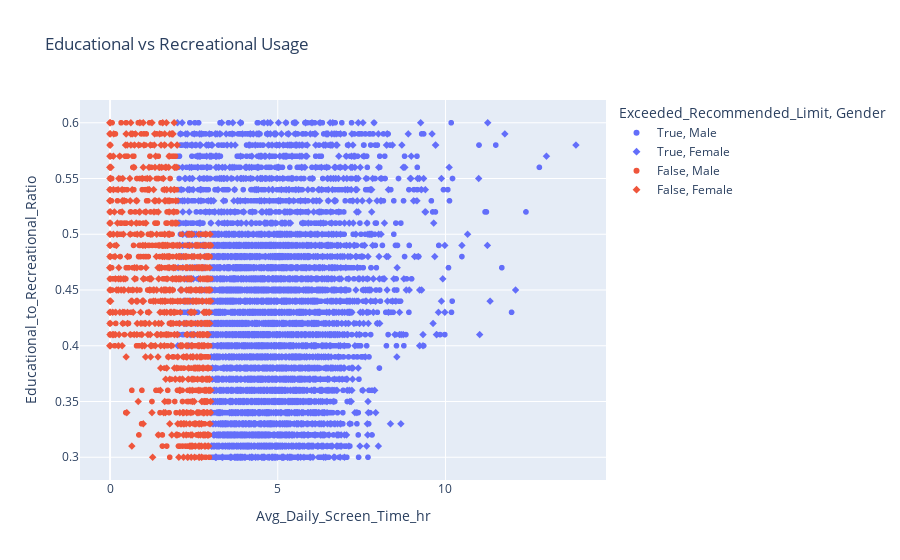

This figure's notebook cell:
### Markdown cell above
## Educational vs Recreational Ratio

### Code cell
fig = px.scatter(df, x='Avg_Daily_Screen_Time_hr', y='Educational_to_Recreational_Ratio',
                 color='Exceeded_Recommended_Limit', symbol='Gender',
                 hover_data=['Age', 'Primary_Device'],
                 title='Educational vs Recreational Usage')
fig.show()

### Figure 1 — Plotly figure (JSON) as saved in the notebook; plotly's stock layout.template omitted (floating-point values rounded to 4 significant figures; data arrays with more than 128 entries replaced by an {"elided": "..."} marker saying what was removed)
{"data": [{"customdata": {"elided": "4276x2 mixed values"}, "hovertemplate": "Exceeded_Recommended_Limit=True<br>Gender=Male<br>Avg_Daily_Screen_Time_hr=%{x}<br>Educational_to_Recreational_Ratio=%{y}<br>Age=%{customdata[0]}<br>Primary_Device=%{customdata[1]}<extra></extra>", "legendgroup": "True, Male", "marker": {"color": "#636efa", "symbol": "circle"}, "mode": "markers", "name": "True, Male", "showlegend": true, "type": "scattergl", "x": {"elided": "4276 float values"}, "xaxis": "x", "y": {"elided": "4276 float values"}, "yaxis": "y"}, {"customdata": {"elided": "4025x2 mixed values"}, "hovertemplate": "Exceeded_Recommended_Limit=True<br>Gender=Female<br>Avg_Daily_Screen_Time_hr=%{x}<br>Educational_to_Recreational_Ratio=%{y}<br>Age=%{customdata[0]}<br>Primary_Device=%{customdata[1]}<extra></extra>", "legendgroup": "True, Female", "marker": {"color": "#636efa", "symbol": "diamond"}, "mode": "markers", "name": "True, Female", "showlegend": true, "type": "scattergl", "x": {"elided": "4025 float values"}, "xaxis": "x", "y": {"elided": "4025 float values"}, "yaxis": "y"}, {"customdata": {"elided": "666x2 mixed values"}, "hovertemplate": "Exceeded_Recommended_Limit=False<br>Gender=Male<br>Avg_Daily_Screen_Time_hr=%{x}<br>Educational_to_Recreational_Ratio=%{y}<br>Age=%{customdata[0]}<br>Primary_Device=%{customdata[1]}<extra></extra>", "legendgroup": "False, Male", "marker": {"color": "#EF553B", "symbol": "circle"}, "mode": "markers", "name": "False, Male", "showlegend": true, "type": "scattergl", "x": {"elided": "666 float values"}, "xaxis": "x", "y": {"elided": "666 float values"}, "yaxis": "y"}, {"customdata": {"elided": "745x2 mixed values"}, "hovertemplate": "Exceeded_Recommended_Limit=False<br>Gender=Female<br>Avg_Daily_Screen_Time_hr=%{x}<br>Educational_to_Recreational_Ratio=%{y}<br>Age=%{customdata[0]}<br>Primary_Device=%{customdata[1]}<extra></extra>", "legendgroup": "False, Female", "marker": {"color": "#EF553B", "symbol": "diamond"}, "mode": "markers", "name": "False, Female", "showlegend": true, "type": "scattergl", "x": {"elided": "745 float values"}, "xaxis": "x", "y": {"elided": "745 float values"}, "yaxis": "y"}], "layout": {"legend": {"title": {"text": "Exceeded_Recommended_Limit, Gender"}, "tracegroupgap": 0}, "title": {"text": "Educational vs Recreational Usage"}, "xaxis": {"anchor": "y", "domain": [0, 1], "title": {"text": "Avg_Daily_Screen_Time_hr"}}, "yaxis": {"anchor": "x", "domain": [0, 1], "title": {"text": "Educational_to_Recreational_Ratio"}}}}
